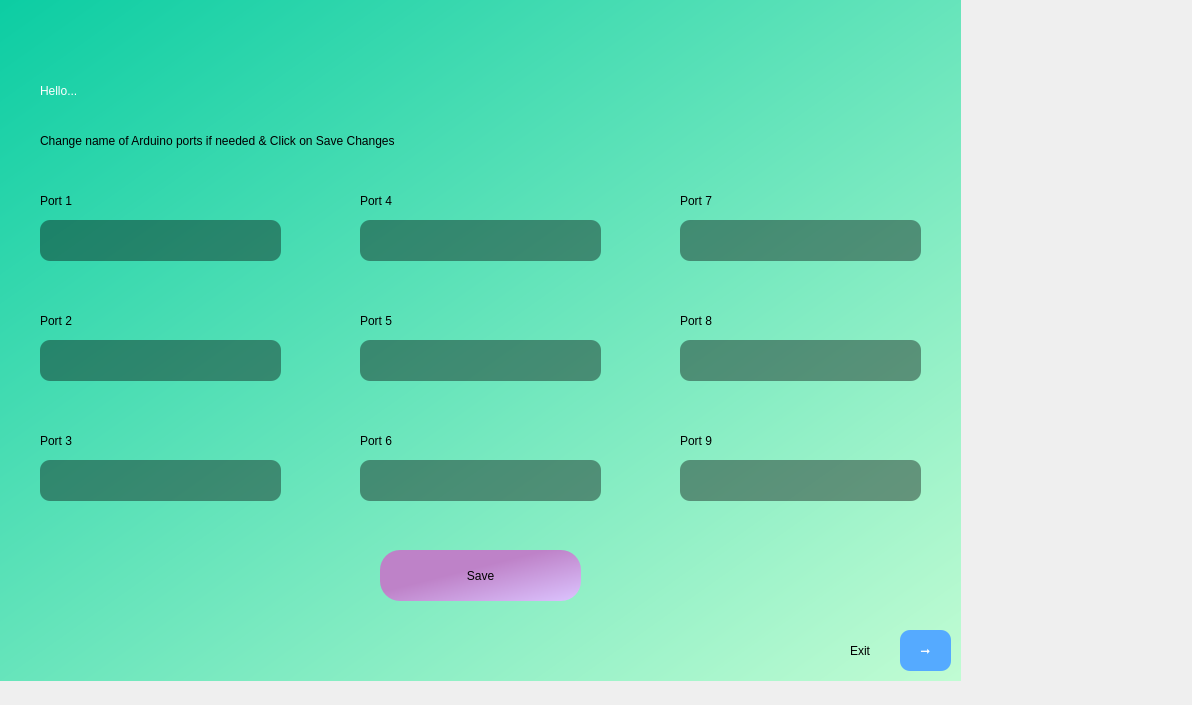
<?xml version="1.0" encoding="UTF-8"?>
<ui version="4.0">
 <class>Dialog</class>
 <widget class="QDialog" name="Dialog">
  <property name="geometry">
   <rect>
    <x>0</x>
    <y>0</y>
    <width>1192</width>
    <height>705</height>
   </rect>
  </property>
  <property name="windowTitle">
   <string>Dialog</string>
  </property>
  <widget class="QWidget" name="bgwidget" native="true">
   <property name="enabled">
    <bool>true</bool>
   </property>
   <property name="geometry">
    <rect>
     <x>0</x>
     <y>0</y>
     <width>961</width>
     <height>681</height>
    </rect>
   </property>
   <property name="styleSheet">
    <string notr="true">QWidget#bgwidget{
background-color: qlineargradient(spread:pad, x1:0, y1:0, x2:1, y2:1, stop:0 rgba(12, 205, 163, 255), stop:1 rgba(193, 252, 211, 255));}</string>
   </property>
   <widget class="QLabel" name="hello_user">
    <property name="geometry">
     <rect>
      <x>40</x>
      <y>50</y>
      <width>891</width>
      <height>81</height>
     </rect>
    </property>
    <property name="styleSheet">
     <string notr="true">font: 34pt &quot;Berlin Sans FB&quot;;
color: rgb(255, 255, 255);</string>
    </property>
    <property name="text">
     <string>Hello...</string>
    </property>
   </widget>
   <widget class="QPushButton" name="save">
    <property name="geometry">
     <rect>
      <x>380</x>
      <y>550</y>
      <width>201</width>
      <height>51</height>
     </rect>
    </property>
    <property name="styleSheet">
     <string notr="true">border-radius:20px;
font: 75 14pt &quot;MS Shell Dlg 2&quot;;
background-color: qlineargradient(spread:pad, x1:0, y1:0, x2:1, y2:1, stop:0.415789 rgba(190, 130, 200, 255), stop:1 rgba(220, 196, 255, 255));
</string>
    </property>
    <property name="text">
     <string>Save</string>
    </property>
   </widget>
   <widget class="QLabel" name="change_portname">
    <property name="geometry">
     <rect>
      <x>40</x>
      <y>120</y>
      <width>861</width>
      <height>41</height>
     </rect>
    </property>
    <property name="styleSheet">
     <string notr="true">font: 600 12pt &quot;Segoe UI Semibold&quot;;
</string>
    </property>
    <property name="text">
     <string>Change name of Arduino ports if needed &amp; Click on Save Changes</string>
    </property>
   </widget>
   <widget class="QLabel" name="label_3">
    <property name="geometry">
     <rect>
      <x>40</x>
      <y>180</y>
      <width>61</width>
      <height>41</height>
     </rect>
    </property>
    <property name="styleSheet">
     <string notr="true">font: 600 12pt &quot;Segoe UI Semibold&quot;;
</string>
    </property>
    <property name="text">
     <string>Port 1</string>
    </property>
   </widget>
   <widget class="QLineEdit" name="port1">
    <property name="geometry">
     <rect>
      <x>40</x>
      <y>220</y>
      <width>241</width>
      <height>41</height>
     </rect>
    </property>
    <property name="styleSheet">
     <string notr="true">border-radius:10px;
font: 75 12pt &quot;MS Shell Dlg 2&quot;;
background-color:rgba(0, 0, 0, 100);
color:rgb(255, 255, 255);

</string>
    </property>
    <property name="text">
     <string/>
    </property>
   </widget>
   <widget class="QLabel" name="label_4">
    <property name="geometry">
     <rect>
      <x>40</x>
      <y>300</y>
      <width>61</width>
      <height>41</height>
     </rect>
    </property>
    <property name="styleSheet">
     <string notr="true">font: 600 12pt &quot;Segoe UI Semibold&quot;;
</string>
    </property>
    <property name="text">
     <string>Port 2</string>
    </property>
   </widget>
   <widget class="QLineEdit" name="port2">
    <property name="geometry">
     <rect>
      <x>40</x>
      <y>340</y>
      <width>241</width>
      <height>41</height>
     </rect>
    </property>
    <property name="styleSheet">
     <string notr="true">border-radius:10px;
font: 75 12pt &quot;MS Shell Dlg 2&quot;;
background-color:rgba(0, 0, 0, 100);
color:rgb(255, 255, 255);

</string>
    </property>
    <property name="text">
     <string/>
    </property>
   </widget>
   <widget class="QLabel" name="label_5">
    <property name="geometry">
     <rect>
      <x>40</x>
      <y>420</y>
      <width>61</width>
      <height>41</height>
     </rect>
    </property>
    <property name="styleSheet">
     <string notr="true">font: 600 12pt &quot;Segoe UI Semibold&quot;;
</string>
    </property>
    <property name="text">
     <string>Port 3</string>
    </property>
   </widget>
   <widget class="QLineEdit" name="port3">
    <property name="geometry">
     <rect>
      <x>40</x>
      <y>460</y>
      <width>241</width>
      <height>41</height>
     </rect>
    </property>
    <property name="styleSheet">
     <string notr="true">border-radius:10px;
font: 75 12pt &quot;MS Shell Dlg 2&quot;;
background-color:rgba(0, 0, 0, 100);
color:rgb(255, 255, 255);

</string>
    </property>
    <property name="text">
     <string/>
    </property>
   </widget>
   <widget class="QLabel" name="label_6">
    <property name="geometry">
     <rect>
      <x>360</x>
      <y>180</y>
      <width>61</width>
      <height>41</height>
     </rect>
    </property>
    <property name="styleSheet">
     <string notr="true">font: 600 12pt &quot;Segoe UI Semibold&quot;;
</string>
    </property>
    <property name="text">
     <string>Port 4</string>
    </property>
   </widget>
   <widget class="QLineEdit" name="port4">
    <property name="geometry">
     <rect>
      <x>360</x>
      <y>220</y>
      <width>241</width>
      <height>41</height>
     </rect>
    </property>
    <property name="styleSheet">
     <string notr="true">border-radius:10px;
font: 75 12pt &quot;MS Shell Dlg 2&quot;;
background-color:rgba(0, 0, 0, 100);
color:rgb(255, 255, 255);

</string>
    </property>
    <property name="text">
     <string/>
    </property>
   </widget>
   <widget class="QLabel" name="label_7">
    <property name="geometry">
     <rect>
      <x>360</x>
      <y>420</y>
      <width>61</width>
      <height>41</height>
     </rect>
    </property>
    <property name="styleSheet">
     <string notr="true">font: 600 12pt &quot;Segoe UI Semibold&quot;;
</string>
    </property>
    <property name="text">
     <string>Port 6</string>
    </property>
   </widget>
   <widget class="QLabel" name="label_8">
    <property name="geometry">
     <rect>
      <x>360</x>
      <y>300</y>
      <width>61</width>
      <height>41</height>
     </rect>
    </property>
    <property name="styleSheet">
     <string notr="true">font: 600 12pt &quot;Segoe UI Semibold&quot;;
</string>
    </property>
    <property name="text">
     <string>Port 5</string>
    </property>
   </widget>
   <widget class="QLineEdit" name="port5">
    <property name="geometry">
     <rect>
      <x>360</x>
      <y>340</y>
      <width>241</width>
      <height>41</height>
     </rect>
    </property>
    <property name="styleSheet">
     <string notr="true">border-radius:10px;
font: 75 12pt &quot;MS Shell Dlg 2&quot;;
background-color:rgba(0, 0, 0, 100);
color:rgb(255, 255, 255);

</string>
    </property>
    <property name="text">
     <string/>
    </property>
   </widget>
   <widget class="QLineEdit" name="port6">
    <property name="geometry">
     <rect>
      <x>360</x>
      <y>460</y>
      <width>241</width>
      <height>41</height>
     </rect>
    </property>
    <property name="styleSheet">
     <string notr="true">border-radius:10px;
font: 75 12pt &quot;MS Shell Dlg 2&quot;;
background-color:rgba(0, 0, 0, 100);
color:rgb(255, 255, 255);

</string>
    </property>
    <property name="text">
     <string/>
    </property>
   </widget>
   <widget class="QLabel" name="label_9">
    <property name="geometry">
     <rect>
      <x>680</x>
      <y>180</y>
      <width>61</width>
      <height>41</height>
     </rect>
    </property>
    <property name="styleSheet">
     <string notr="true">font: 600 12pt &quot;Segoe UI Semibold&quot;;
</string>
    </property>
    <property name="text">
     <string>Port 7</string>
    </property>
   </widget>
   <widget class="QLineEdit" name="port7">
    <property name="geometry">
     <rect>
      <x>680</x>
      <y>220</y>
      <width>241</width>
      <height>41</height>
     </rect>
    </property>
    <property name="styleSheet">
     <string notr="true">border-radius:10px;
font: 75 12pt &quot;MS Shell Dlg 2&quot;;
background-color:rgba(0, 0, 0, 100);
color:rgb(255, 255, 255);

</string>
    </property>
    <property name="text">
     <string/>
    </property>
   </widget>
   <widget class="QLabel" name="label_10">
    <property name="geometry">
     <rect>
      <x>680</x>
      <y>420</y>
      <width>61</width>
      <height>41</height>
     </rect>
    </property>
    <property name="styleSheet">
     <string notr="true">font: 600 12pt &quot;Segoe UI Semibold&quot;;
</string>
    </property>
    <property name="text">
     <string>Port 9</string>
    </property>
   </widget>
   <widget class="QLabel" name="label_11">
    <property name="geometry">
     <rect>
      <x>680</x>
      <y>300</y>
      <width>61</width>
      <height>41</height>
     </rect>
    </property>
    <property name="styleSheet">
     <string notr="true">font: 600 12pt &quot;Segoe UI Semibold&quot;;
</string>
    </property>
    <property name="text">
     <string>Port 8</string>
    </property>
   </widget>
   <widget class="QLineEdit" name="port8">
    <property name="geometry">
     <rect>
      <x>680</x>
      <y>340</y>
      <width>241</width>
      <height>41</height>
     </rect>
    </property>
    <property name="styleSheet">
     <string notr="true">border-radius:10px;
font: 75 12pt &quot;MS Shell Dlg 2&quot;;
background-color:rgba(0, 0, 0, 100);
color:rgb(255, 255, 255);

</string>
    </property>
    <property name="text">
     <string/>
    </property>
   </widget>
   <widget class="QLineEdit" name="port9">
    <property name="geometry">
     <rect>
      <x>680</x>
      <y>460</y>
      <width>241</width>
      <height>41</height>
     </rect>
    </property>
    <property name="styleSheet">
     <string notr="true">border-radius:10px;
font: 75 12pt &quot;MS Shell Dlg 2&quot;;
background-color:rgba(0, 0, 0, 100);
color:rgb(255, 255, 255);

</string>
    </property>
    <property name="text">
     <string/>
    </property>
   </widget>
   <widget class="QPushButton" name="exit">
    <property name="geometry">
     <rect>
      <x>900</x>
      <y>630</y>
      <width>51</width>
      <height>41</height>
     </rect>
    </property>
    <property name="styleSheet">
     <string notr="true">border-radius:10px;
background-color: rgb(85, 170, 255);
color: rgb(255, 255, 255);
font: 75 14pt &quot;MS Shell Dlg 2&quot;;

</string>
    </property>
    <property name="text">
     <string>➞</string>
    </property>
   </widget>
   <widget class="QLabel" name="label_13">
    <property name="geometry">
     <rect>
      <x>850</x>
      <y>630</y>
      <width>51</width>
      <height>41</height>
     </rect>
    </property>
    <property name="styleSheet">
     <string notr="true">font: 600 13pt &quot;Segoe UI Semibold&quot;;
</string>
    </property>
    <property name="text">
     <string>Exit</string>
    </property>
   </widget>
   <widget class="QLabel" name="port_tabname">
    <property name="geometry">
     <rect>
      <x>10</x>
      <y>0</y>
      <width>171</width>
      <height>41</height>
     </rect>
    </property>
    <property name="styleSheet">
     <string notr="true">color: rgb(0, 0, 0);
font: 700 14pt &quot;Segoe Print&quot;;</string>
    </property>
    <property name="text">
     <string/>
    </property>
   </widget>
   <widget class="QPushButton" name="back_button2">
    <property name="geometry">
     <rect>
      <x>10</x>
      <y>730</y>
      <width>41</width>
      <height>41</height>
     </rect>
    </property>
    <property name="styleSheet">
     <string notr="true">border-radius:20px;
background-color: rgb(255, 170, 255);
font: 700 16pt &quot;Segoe UI&quot;;

</string>
    </property>
    <property name="text">
     <string>⏎</string>
    </property>
   </widget>
   <widget class="QLabel" name="back_button2_text">
    <property name="geometry">
     <rect>
      <x>60</x>
      <y>730</y>
      <width>51</width>
      <height>41</height>
     </rect>
    </property>
    <property name="styleSheet">
     <string notr="true">font: 600 13pt &quot;Segoe UI Semibold&quot;;
</string>
    </property>
    <property name="text">
     <string>Back</string>
    </property>
   </widget>
  </widget>
 </widget>
 <resources/>
 <connections/>
</ui>
